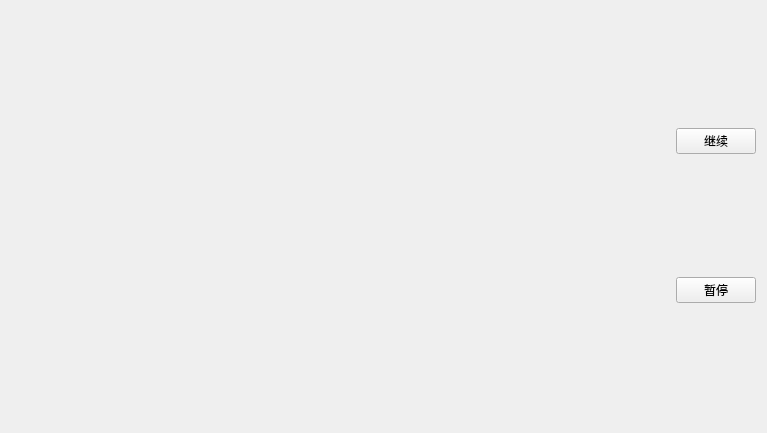
<?xml version="1.0" encoding="UTF-8"?>
<ui version="4.0">
 <class>Form</class>
 <widget class="QWidget" name="Form">
  <property name="geometry">
   <rect>
    <x>0</x>
    <y>0</y>
    <width>767</width>
    <height>433</height>
   </rect>
  </property>
  <property name="windowTitle">
   <string>Form</string>
  </property>
  <layout class="QHBoxLayout" name="horizontalLayout">
   <item>
    <widget class="QCustomPlot" name="widget" native="true">
     <property name="sizePolicy">
      <sizepolicy hsizetype="Expanding" vsizetype="Preferred">
       <horstretch>0</horstretch>
       <verstretch>0</verstretch>
      </sizepolicy>
     </property>
     <zorder></zorder>
     <zorder></zorder>
     <zorder></zorder>
    </widget>
   </item>
   <item>
    <layout class="QVBoxLayout" name="verticalLayout">
     <item>
      <widget class="QPushButton" name="pushButton_2">
       <property name="text">
        <string>继续</string>
       </property>
      </widget>
     </item>
     <item>
      <widget class="QPushButton" name="pushButton">
       <property name="text">
        <string>暂停</string>
       </property>
      </widget>
     </item>
    </layout>
   </item>
  </layout>
 </widget>
 <customwidgets>
  <customwidget>
   <class>QCustomPlot</class>
   <extends>QWidget</extends>
   <header>qcustomplot.h</header>
   <container>1</container>
  </customwidget>
 </customwidgets>
 <resources/>
 <connections/>
</ui>
